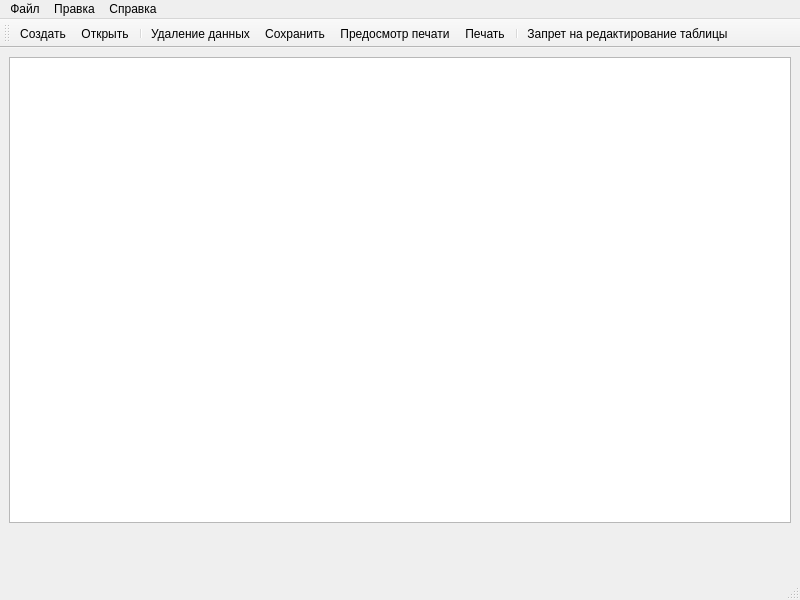
<?xml version="1.0" encoding="UTF-8"?>
<ui version="4.0">
 <class>LessonView</class>
 <widget class="QMainWindow" name="LessonView">
  <property name="geometry">
   <rect>
    <x>0</x>
    <y>0</y>
    <width>800</width>
    <height>600</height>
   </rect>
  </property>
  <property name="windowTitle">
   <string>LessonView</string>
  </property>
  <widget class="QWidget" name="centralwidget">
   <layout class="QGridLayout" name="gridLayout">
    <item row="0" column="0">
     <widget class="QTableWidget" name="tableWidget"/>
    </item>
    <item row="1" column="0">
     <widget class="QWidget" name="widget" native="true">
      <property name="minimumSize">
       <size>
        <width>0</width>
        <height>40</height>
       </size>
      </property>
     </widget>
    </item>
   </layout>
  </widget>
  <widget class="QMenuBar" name="menubar">
   <property name="geometry">
    <rect>
     <x>0</x>
     <y>0</y>
     <width>800</width>
     <height>30</height>
    </rect>
   </property>
   <widget class="QMenu" name="menu">
    <property name="title">
     <string>Файл</string>
    </property>
    <addaction name="lessonOpen"/>
    <addaction name="lessonPrintPreview"/>
    <addaction name="lessonPrint"/>
    <addaction name="lessonClose"/>
   </widget>
   <widget class="QMenu" name="menu_2">
    <property name="title">
     <string>Правка</string>
    </property>
    <addaction name="action_3"/>
    <addaction name="lessonSave"/>
   </widget>
   <widget class="QMenu" name="menu_3">
    <property name="title">
     <string>Справка</string>
    </property>
    <addaction name="action_4"/>
    <addaction name="lessonAbout"/>
   </widget>
   <addaction name="menu"/>
   <addaction name="menu_2"/>
   <addaction name="menu_3"/>
  </widget>
  <widget class="QStatusBar" name="statusbar"/>
  <widget class="QToolBar" name="toolBar">
   <property name="windowTitle">
    <string>toolBar</string>
   </property>
   <attribute name="toolBarArea">
    <enum>TopToolBarArea</enum>
   </attribute>
   <attribute name="toolBarBreak">
    <bool>false</bool>
   </attribute>
   <addaction name="lessonNew"/>
   <addaction name="lessonOpen"/>
   <addaction name="separator"/>
   <addaction name="deleteLesson"/>
   <addaction name="lessonSave"/>
   <addaction name="lessonPrintPreview"/>
   <addaction name="lessonPrint"/>
   <addaction name="separator"/>
   <addaction name="lessonLock"/>
  </widget>
  <action name="lessonOpen">
   <property name="icon">
    <iconset theme="QIcon::ThemeIcon::DocumentOpen"/>
   </property>
   <property name="text">
    <string>Открыть</string>
   </property>
  </action>
  <action name="lessonClose">
   <property name="icon">
    <iconset theme="QIcon::ThemeIcon::ApplicationExit"/>
   </property>
   <property name="text">
    <string>Выход</string>
   </property>
  </action>
  <action name="action_3">
   <property name="text">
    <string>Загрузить</string>
   </property>
  </action>
  <action name="action_4">
   <property name="text">
    <string>Справка</string>
   </property>
  </action>
  <action name="lessonAbout">
   <property name="text">
    <string>О программе</string>
   </property>
  </action>
  <action name="lessonSave">
   <property name="icon">
    <iconset theme="QIcon::ThemeIcon::DocumentSave"/>
   </property>
   <property name="text">
    <string>Сохранить</string>
   </property>
  </action>
  <action name="lessonPrint">
   <property name="icon">
    <iconset theme="QIcon::ThemeIcon::DocumentPrint"/>
   </property>
   <property name="text">
    <string>Печать</string>
   </property>
  </action>
  <action name="lessonPrintPreview">
   <property name="icon">
    <iconset theme="QIcon::ThemeIcon::DocumentPrintPreview"/>
   </property>
   <property name="text">
    <string>Предосмотр печати</string>
   </property>
  </action>
  <action name="lessonNew">
   <property name="icon">
    <iconset theme="QIcon::ThemeIcon::DocumentNew"/>
   </property>
   <property name="text">
    <string>Создать</string>
   </property>
   <property name="menuRole">
    <enum>QAction::MenuRole::NoRole</enum>
   </property>
  </action>
  <action name="lessonLock">
   <property name="icon">
    <iconset theme="QIcon::ThemeIcon::MediaPlaybackPause"/>
   </property>
   <property name="text">
    <string>Запрет на редактирование таблицы</string>
   </property>
   <property name="menuRole">
    <enum>QAction::MenuRole::NoRole</enum>
   </property>
  </action>
  <action name="deleteLesson">
   <property name="icon">
    <iconset theme="QIcon::ThemeIcon::EditDelete"/>
   </property>
   <property name="text">
    <string>Удаление данных</string>
   </property>
   <property name="menuRole">
    <enum>QAction::MenuRole::NoRole</enum>
   </property>
  </action>
 </widget>
 <resources/>
 <connections/>
</ui>
